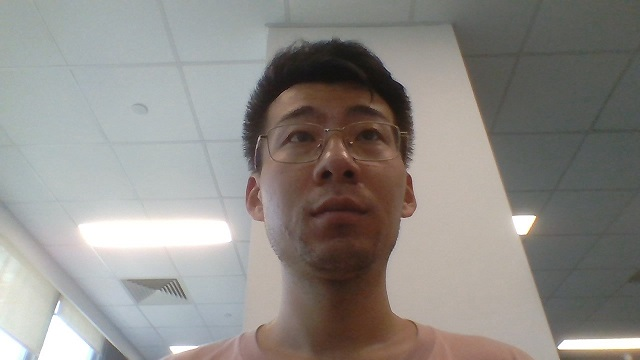
//> input picture minimal/sample/640x320/1-Normal.jpg, 640 x 360 px, given in place of sVNsJvqSR, which was not available
$ ./rtps   (built with g++ and OpenCV 4)
//> lines starting //> are read from the running program, lines starting //| are printed output that depends on the picture; pictures that were not available may be replaced by others from this repository, and a replacement may not be noted
#include <opencv2/opencv.hpp>
#include <iostream>
#include <string>

int main(int argc, char **argv)
{
    // Ubuntu安装ffmpeg：sudo apt-get install ffmpeg
    // rtsp地址，模拟四路视频流进行展示
    // std::string rtsp1 = "rtsp://172.20.10.3/test";
    std::string rtsp1 = "rtmp://172.20.10.3:10035/live/sVNsJvqSR";
    // std::string rtsp1 = "rtsp://172.20.10.3:10054/live/sVNsJvqSR";
    std::string rtsp2 = rtsp1;
    std::string rtsp3 = rtsp1;
    std::string rtsp4 = rtsp1;

    // CAP_FFMPEG：使用ffmpeg解码
    cv::VideoCapture stream1 = cv::VideoCapture(rtsp1, cv::CAP_FFMPEG);
    cv::VideoCapture stream2 = cv::VideoCapture(rtsp2, cv::CAP_FFMPEG);
    cv::VideoCapture stream3 = cv::VideoCapture(rtsp3, cv::CAP_FFMPEG);
    cv::VideoCapture stream4 = cv::VideoCapture(rtsp4, cv::CAP_FFMPEG);

    if (!stream1.isOpened() || !stream2.isOpened() || !stream3.isOpened() || !stream4.isOpened())
    {
        std::cout << "有视频流未打开" << std::endl;
        return -1;
    }

    cv::Mat frame1;
    cv::Mat frame2;
    cv::Mat frame3;
    cv::Mat frame4;

    cv::Mat H1, H2, V, blur;

    // 使用namedWindow创建窗口，WINDOW_AUTOSIZE：自动调整窗口大小
    cv::namedWindow("rtsp_demo", cv::WINDOW_AUTOSIZE);

    while (true)
    {
        if (!stream1.read(frame1) || !stream2.read(frame2) || !stream3.read(frame3) || !stream4.read(frame4))
        {
            std::cout << "有视频流未读取" << std::endl;
            continue;
        }
//> frame1 is the input picture: 360 rows x 640 cols, CV_8UC3; mean B, G, R 135.6, 139.8, 143.1
        // 缩放等处理
        cv::resize(frame1, frame1, cv::Size(500, 300));
//> frame1: 300 rows x 500 cols, CV_8UC3

        cv::resize(frame2, frame2, cv::Size(500, 300));
        cv::flip(frame2, frame2, 1);
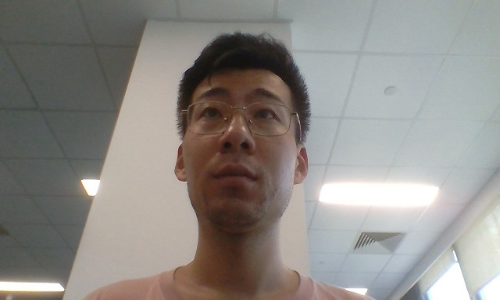
//> frame2: 300 rows x 500 cols, CV_8UC3; mean B, G, R 135.5, 139.7, 143.1

        cv::resize(frame3, frame3, cv::Size(500, 300));
        cv::cvtColor(frame1, frame1, cv::COLOR_BGR2GRAY);
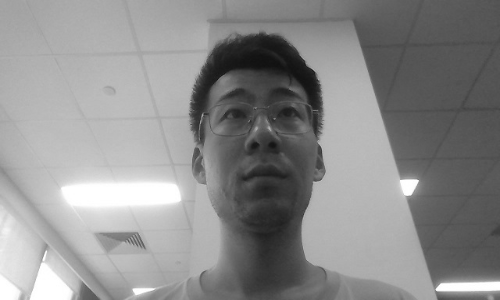
//> frame1: 300 rows x 500 cols, CV_8UC1; min 17, max 255, mean 140.2
        cv::cvtColor(frame1, frame1, cv::COLOR_GRAY2BGR);
//> frame1: 300 rows x 500 cols, CV_8UC3

        cv::resize(frame4, frame4, cv::Size(500, 300));
        cv::putText(frame4, "RTSP demo", cv::Point(100, 100), cv::FONT_ITALIC, 1, cv::Scalar(0, 0, 255), 2);
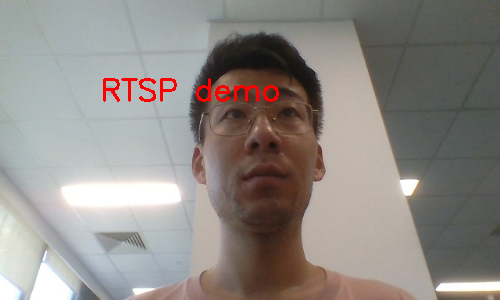
//> frame4: 300 rows x 500 cols, CV_8UC3; mean B, G, R 134.4, 138.7, 144.1
        // 拼接
        cv::hconcat(frame1, frame2, H1);
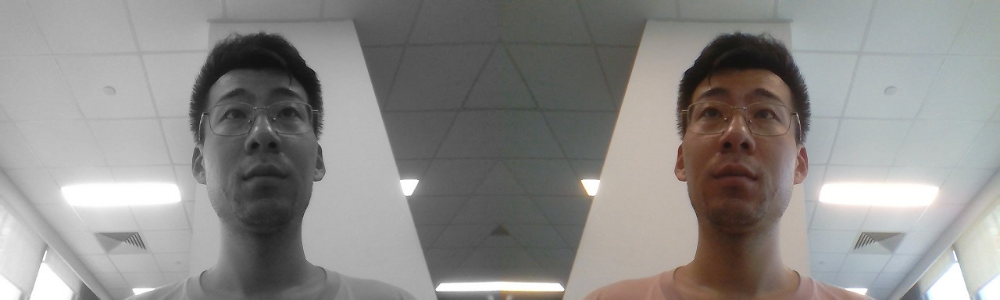
//> H1: 300 rows x 1000 cols, CV_8UC3; mean B, G, R 137.9, 140, 141.6
        cv::hconcat(frame3, frame4, H2);
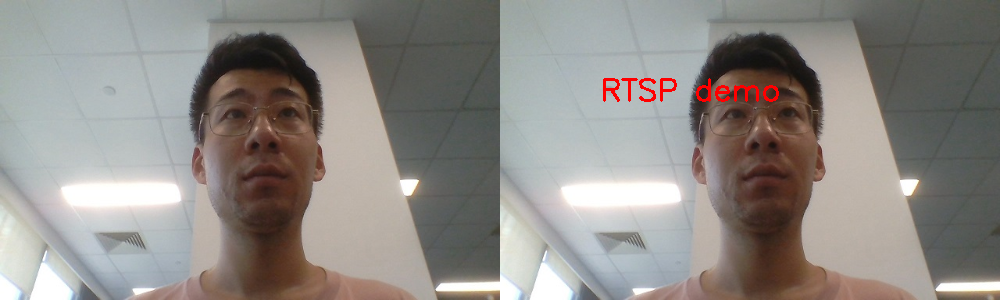
//> H2: 300 rows x 1000 cols, CV_8UC3; mean B, G, R 135, 139.2, 143.6
        cv::vconcat(H1, H2, V);
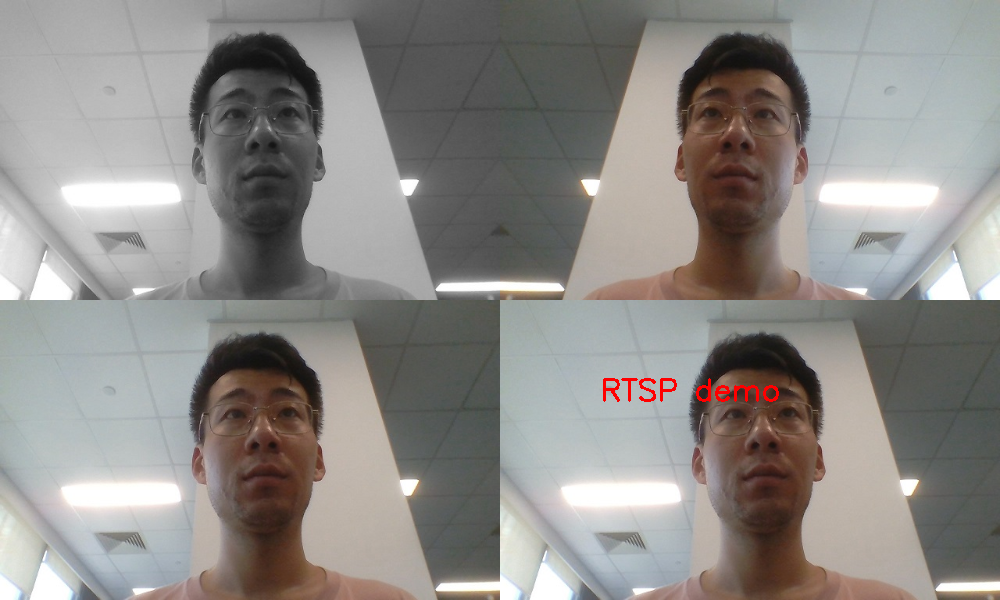
//> V: 600 rows x 1000 cols, CV_8UC3; mean B, G, R 136.4, 139.6, 142.6

        // 高斯模糊一下
        cv::GaussianBlur(V, blur, cv::Size(25, 25), 0);
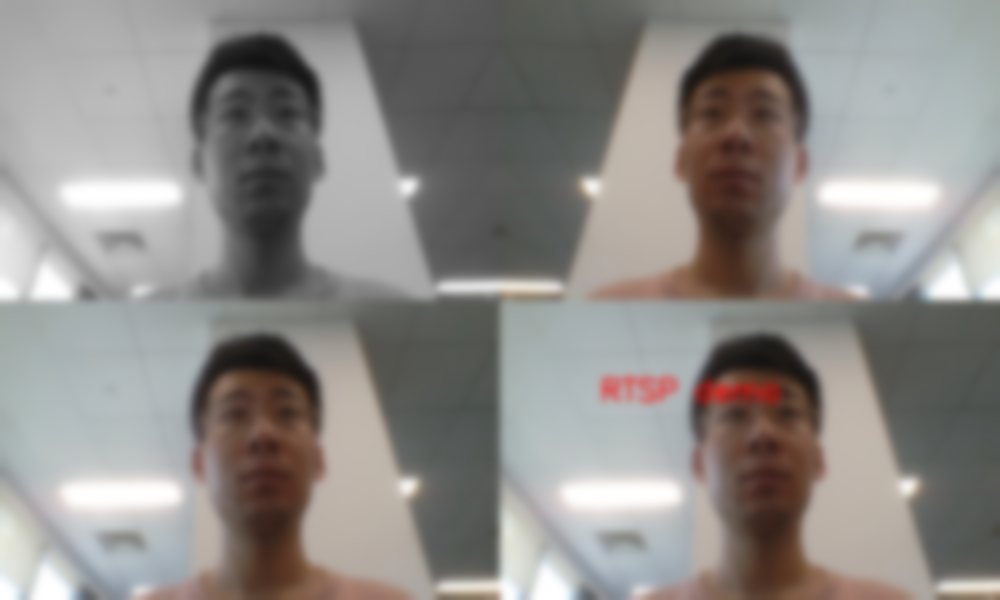
//> blur: 600 rows x 1000 cols, CV_8UC3; mean B, G, R 136.4, 139.6, 142.6

        cv::imshow("rtsp_demo", blur);

        if (cv::waitKey(1) == 27)
//> the Esc key is pressed
        {
            break;
        }
    }

    return 0;
}
